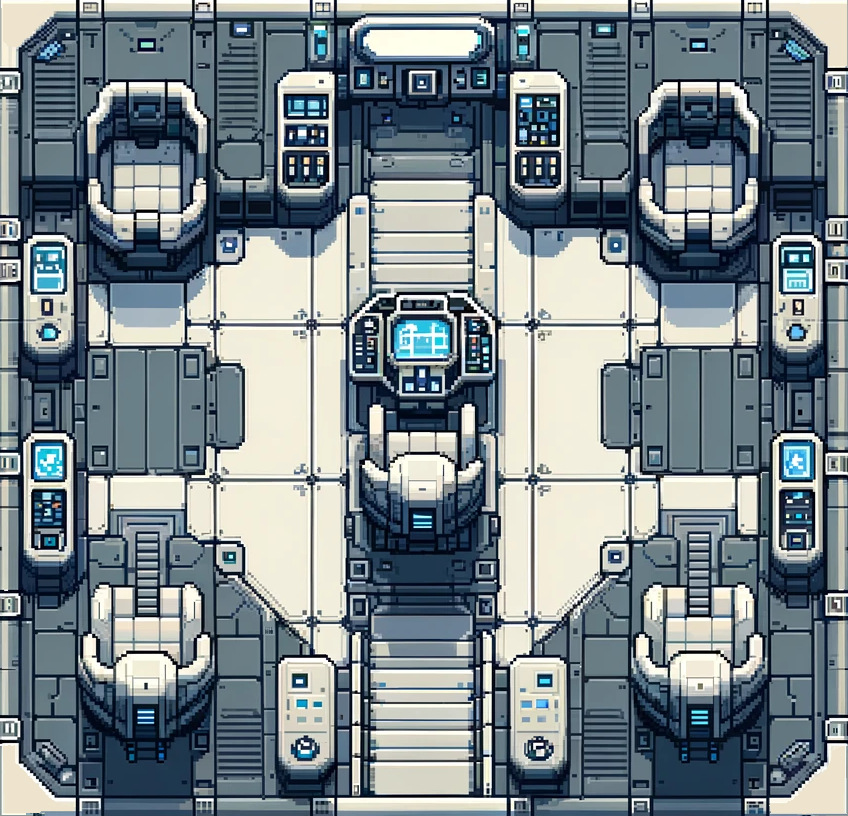

This is a level from a 2D game, rendered from its Tiled map with the project's own tilesets. A one-line summary and the map file follow, with tile-layer data summarised:
An orthogonal 53x51 tile map with 16x16 px tiles, 1 tile layer (Calque de Tuiles 1).

<map version="1.10" tiledversion="1.10.2" orientation="orthogonal" renderorder="right-down" width="53" height="51" tilewidth="16" tileheight="16" infinite="0" nextlayerid="2" nextobjectid="1">
 <tileset firstgid="1" source="cockpit_2_png_2.tsx" />
 <layer id="1" name="Calque de Tuiles 1" width="53" height="51">
  <data>[2703 cells, 2703 non-empty, 2703 distinct tile ids]</data>
 </layer>
</map>